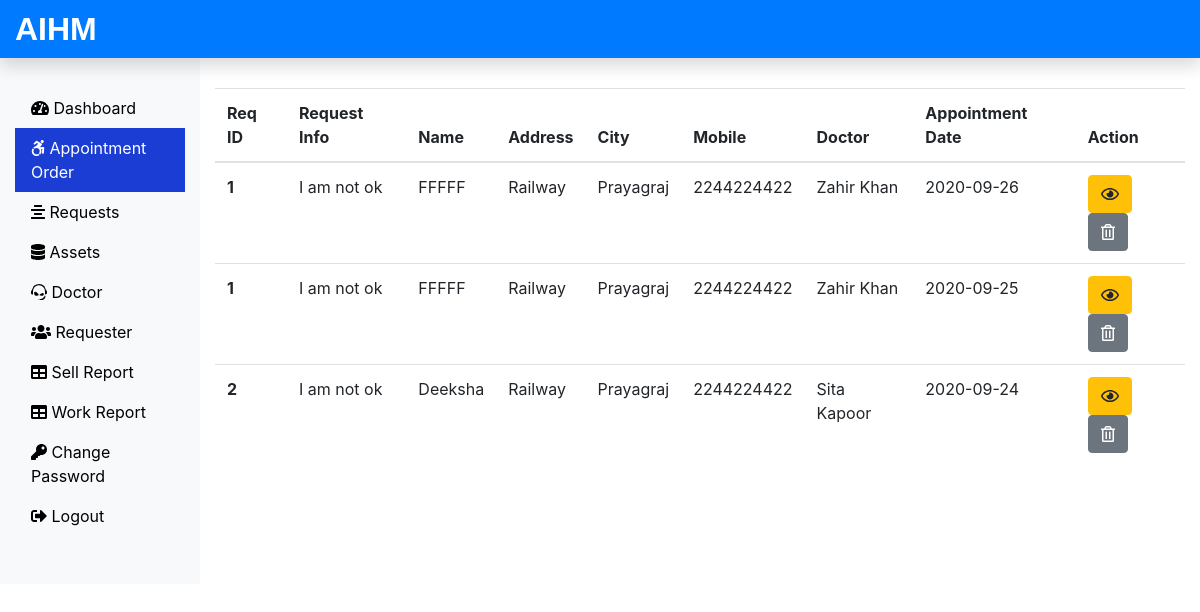
Screenshot of /AIHM/Admin/work.php (signed in) with the database file from the repository.
### tables this page shows
CREATE TABLE `assigndoctor_tb` (
  `mo` int(11) NOT NULL,
  `request_id` int(11) NOT NULL,
  `request_info` text NOT NULL,
  `request_desc` text NOT NULL,
  `requester_name` varchar(60) NOT NULL,
  `requester_add1` text NOT NULL,
  `requester_add2` text NOT NULL,
  `requester_city` varchar(60) NOT NULL,
  `requester_state` varchar(60) NOT NULL,
  `requester_zip` int(11) NOT NULL,
  `requester_email` varchar(60) NOT NULL,
  `requester_mobile` bigint(20) NOT NULL,
  `assign_doctor` varchar(60) NOT NULL,
  `assign_date` date NOT NULL
);

### AIHM/Admin/work.php (the view, shortened to what this page needs)
<?php
include('includes/header.php');
include('../dbConnection.php');
?>
<div class="col-sm-9 col-md-10 mt-5">
  <?php
 $sql = "SELECT * FROM assigndoctor_tb";
 $result = $conn->query($sql);
 if($result->num_rows > 0){
  echo '<table class="table">
  <thead>
    <tr>
      <th scope="col">Req ID</th>
      <th scope="col">Request Info</th>
      <th scope="col">Name</th>
      <th scope="col">Address</th>
      <th scope="col">City</th>
      <th scope="col">Mobile</th>
      <th scope="col">Doctor</th>
      <th scope="col">Appointment Date</th>
      <th scope="col">Action</th>
    </tr>
  </thead>
  <tbody>';
  while($row = $result->fetch_assoc()){
    echo '<tr>
    <th scope="row">'.$row["request_id"].'</th>
    <td>'.$row["request_info"].'</td>
    <td>'.$row["requester_name"].'</td>
    <td>'.$row["requester_add2"].'</td>
    <td>'.$row["requester_city"].'</td>
    <td>'.$row["requester_mobile"].'</td>
    <td>'.$row["assign_doctor"].'</td>
    <td>'.$row["assign_date"].'</td>
    <td><form action="viewassignwork.php" method="POST" class="d-inline"> <input type="hidden" name="id" value='. $row["request_id"] .'><button type="submit" class="btn btn-warning" name="view" value="View"><i class="far fa-eye"></i></button></form>
    <form action="" method="POST" class="d-inline"><input type="hidden" name="id" value='. $row["request_id"] .'><button type="submit" class="btn btn-secondary" name="delete" value="Delete"><i class="far fa-trash-alt"></i></button></form>
    </td>
    </tr>';
   }
   echo '</tbody> </table>';
  } else {
    echo "0 Result";
  }
  ?>
</div>
</div>
</div>
<?php
include('includes/footer.php');
?>

### AIHM/Admin/includes/header.php (shortened to what this page needs)
<!DOCTYPE html>
<html lang="en">
<head>
 <link rel="stylesheet" href="../css/bootstrap.min.css">
 <link rel="stylesheet" href="../css/all.min.css">
 <link rel="stylesheet" href="../css/custom.css">
</head>
<body>
 <nav class="navbar navbar-dark fixed-top bg-primary p-0 shadow">
  <a class="navbar-brand col-sm-3 col-md-2 mr-0" href="dashboard.php">AIHM</a>
 </nav>
 <div class="container-fluid mb-5" style="margin-top:40px;">
  <div class="row">
   <nav class="col-sm-3 col-md-2 bg-light sidebar py-5 d-print-none">
    <div class="sidebar-sticky">
     <ul class="nav flex-column">
      <li class="nav-item">
       <a class="nav-link <?php if(PAGE == 'dashboard') { echo 'active'; } ?> " href="dashboard.php">
        <i class="fas fa-tachometer-alt"></i>
        Dashboard
       </a>
      </li>
      <li class="nav-item">
       <a class="nav-link <?php if(PAGE == 'work') { echo 'active'; } ?>" href="work.php">
        <i class="fab fa-accessible-icon"></i>
        Appointment Order
       </a>
      </li>
      <li class="nav-item">
       <a class="nav-link <?php if(PAGE == 'request') { echo 'active'; } ?>" href="request.php">
        <i class="fas fa-align-center"></i>
        Requests
       </a>
      </li>
      <li class="nav-item">
       <a class="nav-link <?php if(PAGE == 'assets') { echo 'active'; } ?>" href="assets.php">
        <i class="fas fa-database"></i>
        Assets
       </a>
      </li>
      <li class="nav-item">
       <a class="nav-link <?php if(PAGE == 'doctor') { echo 'active'; } ?>" href="doctor.php">
        <i class="fab fa-teamspeak"></i>
        Doctor
       </a>
      </li>
      <li class="nav-item">
       <a class="nav-link <?php if(PAGE == 'requesters') { echo 'active'; } ?>" href="requester.php">
        <i class="fas fa-users"></i>
        Requester
       </a>
      </li>
      <li class="nav-item">
       <a class="nav-link <?php if(PAGE == 'sellreport') { echo 'active'; } ?>" href="soldproductreport.php">
        <i class="fas fa-table"></i>
        Sell Report
       </a>
      </li>
      <li class="nav-item">
       <a class="nav-link <?php if(PAGE == 'workreport') { echo 'active'; } ?>" href="workreport.php">
        <i class="fas fa-table"></i>
        Work Report
       </a>
      </li>
      <li class="nav-item">
       <a class="nav-link <?php if(PAGE == 'changepass') { echo 'active'; } ?>" href="changepass.php">
        <i class="fas fa-key"></i>
        Change Password
       </a>
      </li>
      <li class="nav-item">
       <a class="nav-link" href="../logout.php">
        <i class="fas fa-sign-out-alt"></i>
        Logout
       </a>
      </li>
     </ul>
    </div>
   </nav>

### AIHM/Admin/includes/footer.php (shortened to what this page needs)
</body>
</html>

### AIHM/css/custom.css (style rules this page uses)
.navbar-brand { font-family: 'Ubuntu', sans-serif; font-size: 2em; font-weight: bold; }
a { color: black; }
.active { color: white; background-color: #1b3dd3; }

### rows the page displays
assigndoctor_tb: request "1", request_info "I am not ok", requester_name "FFFFF", requester_add2 "Railway", requester_city "Prayagraj", requester_mobile "2244224422", assign_doctor "Zahir Khan", assign_date "2020-09-26"
assigndoctor_tb: request "1", request_info "I am not ok", requester_name "FFFFF", requester_add2 "Railway", requester_city "Prayagraj", requester_mobile "2244224422", assign_doctor "Zahir Khan", assign_date "2020-09-25"
assigndoctor_tb: request "2", request_info "I am not ok", requester_name "Deeksha", requester_add2 "Railway", requester_city "Prayagraj", requester_mobile "2244224422", assign_doctor "Sita Kapoor", assign_date "2020-09-24"
